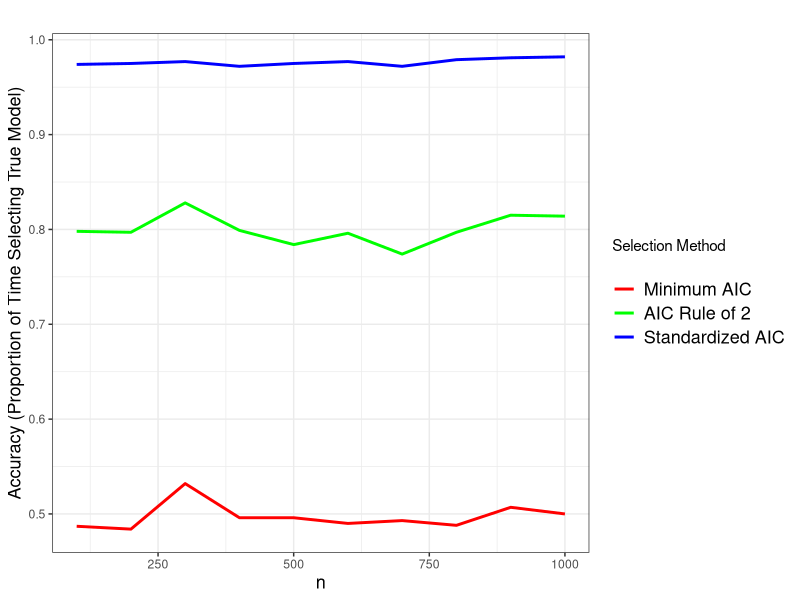
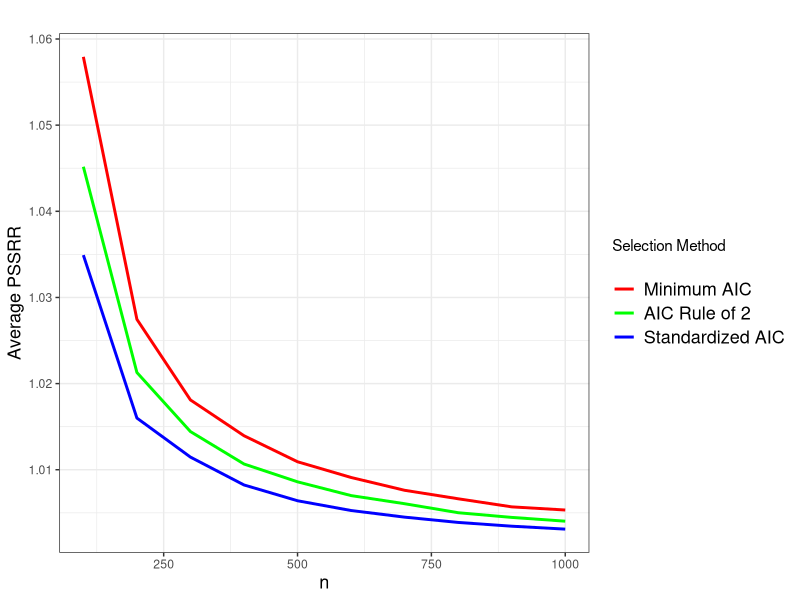
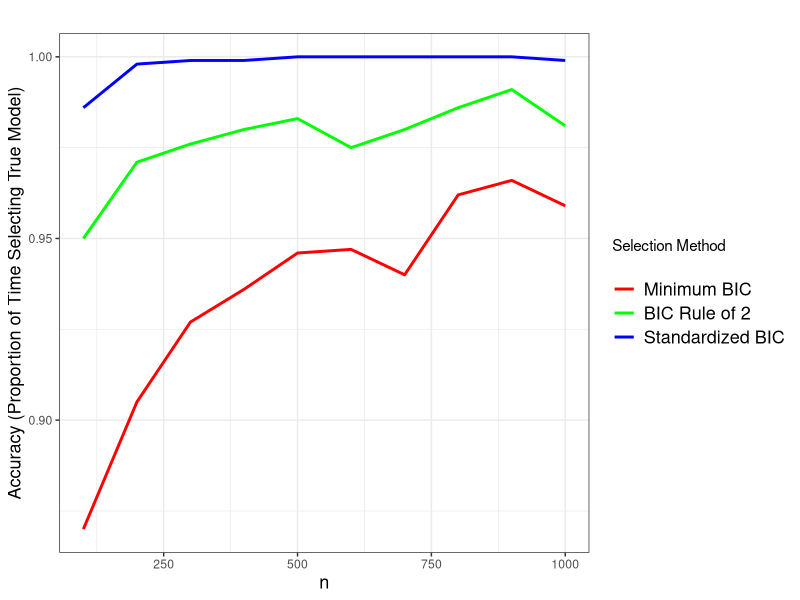
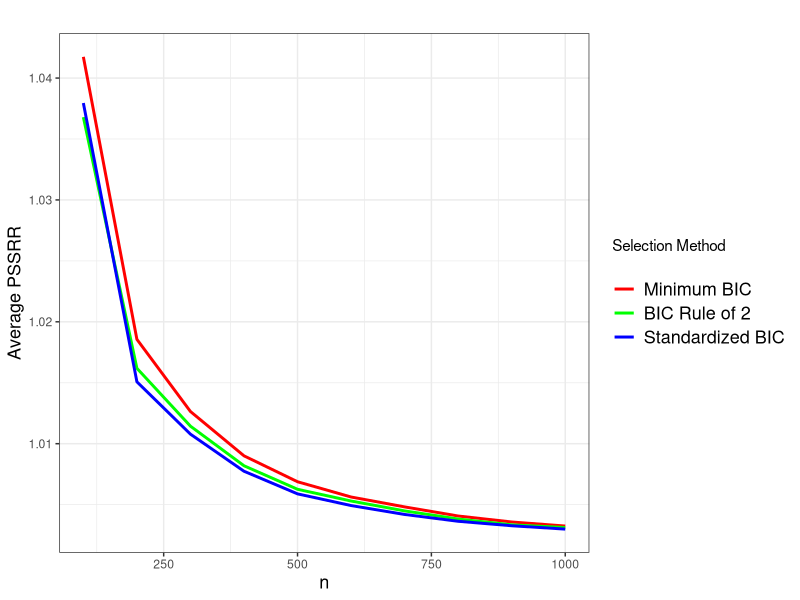
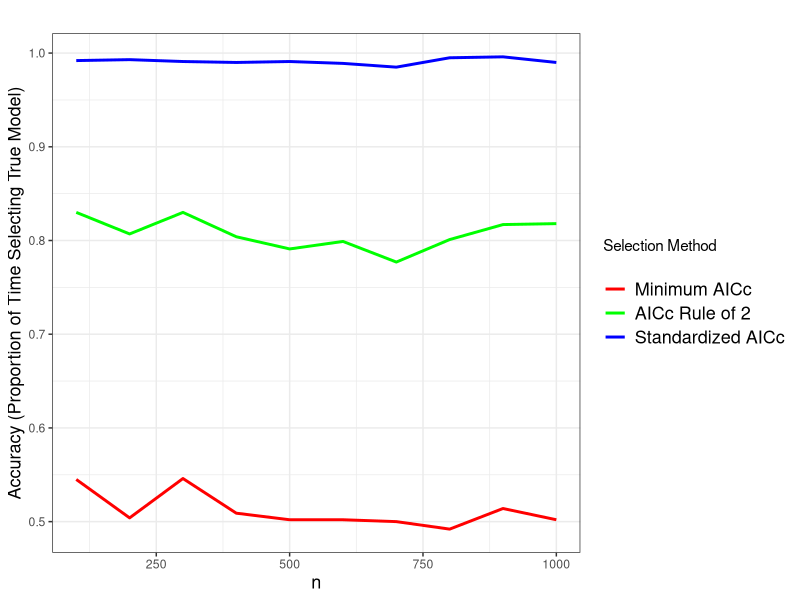
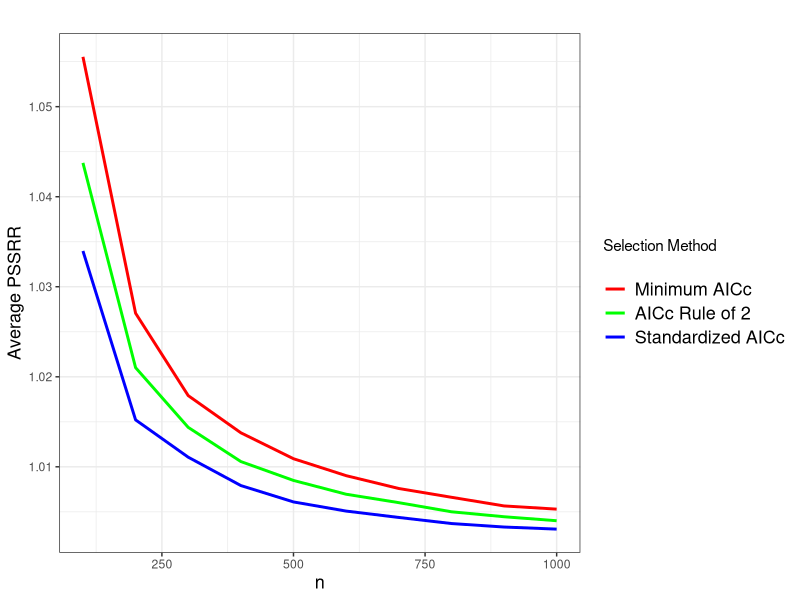
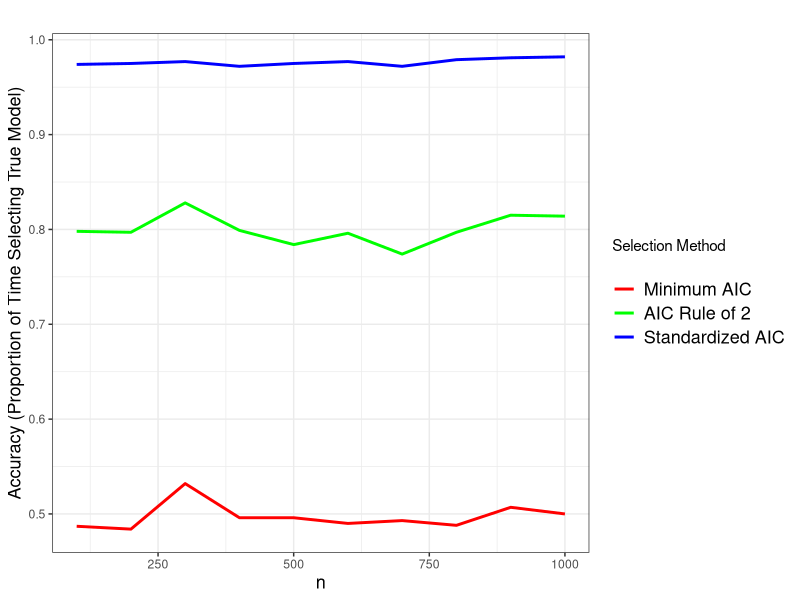
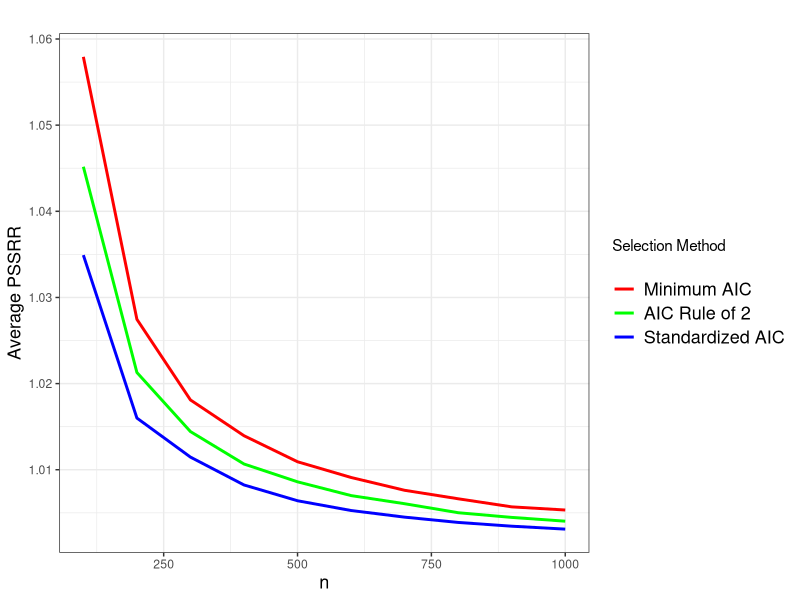

Source code (R) for these figures, in order:
## ---- chunk 1
knitr::opts_chunk$set(echo = TRUE)
#Prepare Julia to be called within this script 
#Local machine - Julia is in path
#system("julia sim1_stand_ICs_lin_reg.jl")
#HPC - need to do some trickery
#system("cd /Users/skoeneman/Julia/julia-1.8.1/bin; julia comp_sims_template.jl")

#For some plotting and organizational features
library(tidyverse)
library(ggplot2)
library(reshape2)
## ---- chunk 2

#Save our plot data
plot_data <- read.csv("../data/plot_data_sim1.csv")

############################
### AIC plots and tables ###
############################

###Tables###

#Accuracy table
print(plot_data[,c(1,5:7)])

#Prediction table
print(plot_data[,c(1,2:4)])

###Plots###

#Accuracy plot
tall <- melt(plot_data[,c(1,5:7)], id.vars="n")
p <- ggplot(tall, aes(n,value,col=variable)) +
  geom_line(size = 1.0) +
  labs(title = "",
       x = "n",
       y = "Accuracy (Proportion of Time Selecting True Model)",
       color = "Selection Method\n") +
  scale_color_manual(labels = c("Minimum AIC", "AIC Rule of 2", "Standardized AIC"),
                     values = c("red", "green", "blue")) +
  theme_bw() +
  theme(axis.title = element_text(size = 13)) +
  theme(legend.text = element_text(size = 13)) 
p
ggsave("../figures/sim1_AIC_accuracy_plot.pdf")

#Prediction plot
tall <- melt(plot_data[,c(1,2:4)], id.vars="n")
p <- ggplot(tall, aes(n,value,col=variable)) +
  geom_line(size = 1.0) +
  labs(title = "",
       x = "n",
       y = "Average PSSRR",
       color = "Selection Method\n") +
  scale_color_manual(labels = c("Minimum AIC", "AIC Rule of 2", "Standardized AIC"),
                     values = c("red", "green", "blue")) +
  theme_bw() +
  theme(axis.title = element_text(size = 13)) +
  theme(legend.text = element_text(size = 13)) 
p
ggsave("../figures/sim1_AIC_prediction_plot.pdf")


############################
### BIC plots and tables ###
############################

###Tables###

#Accuracy table
print(plot_data[,c(1,11:13)])

#Prediction table
print(plot_data[,c(1,8:10)])

###Plots###

#Accuracy plot
tall <- melt(plot_data[,c(1,11:13)], id.vars="n")
p <- ggplot(tall, aes(n,value,col=variable)) +
  geom_line(size = 1.0) +
  labs(title = "",
       x = "n",
       y = "Accuracy (Proportion of Time Selecting True Model)",
       color = "Selection Method\n") +
  scale_color_manual(labels = c("Minimum BIC", "BIC Rule of 2", "Standardized BIC"),
                     values = c("red", "green", "blue")) +
  theme_bw() +
  theme(axis.title = element_text(size = 13)) +
  theme(legend.text = element_text(size = 13)) 
p
ggsave("../figures/sim1_BIC_accuracy_plot.pdf")

#Prediction plot
tall <- melt(plot_data[,c(1,8:10)], id.vars="n")
p <- ggplot(tall, aes(n,value,col=variable)) +
  geom_line(size = 1.0) +
  labs(title = "",
       x = "n",
       y = "Average PSSRR",
       color = "Selection Method\n") +
  scale_color_manual(labels = c("Minimum BIC", "BIC Rule of 2", "Standardized BIC"),
                     values = c("red", "green", "blue")) +
  theme_bw() +
  theme(axis.title = element_text(size = 13)) +
  theme(legend.text = element_text(size = 13)) 
p
ggsave("../figures/sim1_BIC_prediction_plot.pdf")

#############################
### AICc plots and tables ###
#############################

###Tables###

#Accuracy table
print(plot_data[,c(1,17:19)])

#Prediction table
print(plot_data[,c(1,14:16)])

###Plots###

#Accuracy plot
tall <- melt(plot_data[,c(1,17:19)], id.vars="n")
p <- ggplot(tall, aes(n,value,col=variable)) +
  geom_line(size = 1.0) +
  labs(title = "",
       x = "n",
       y = "Accuracy (Proportion of Time Selecting True Model)",
       color = "Selection Method\n") +
  scale_color_manual(labels = c("Minimum AICc", "AICc Rule of 2", "Standardized AICc"),
                     values = c("red", "green", "blue")) +
  theme_bw() +
  theme(axis.title = element_text(size = 13)) +
  theme(legend.text = element_text(size = 13)) 
p
ggsave("../figures/sim1_AICc_accuracy_plot.pdf")

#Prediction plot
tall <- melt(plot_data[,c(1,14:16)], id.vars="n")
p <- ggplot(tall, aes(n,value,col=variable)) +
  geom_line(size = 1.0) +
  labs(title = "",
       x = "n",
       y = "Average PSSRR",
       color = "Selection Method\n") +
  scale_color_manual(labels = c("Minimum AICc", "AICc Rule of 2", "Standardized AICc"),
                     values = c("red", "green", "blue")) +
  theme_bw() +
  theme(axis.title = element_text(size = 13)) +
  theme(legend.text = element_text(size = 13)) 
p
ggsave("../figures/sim1_AICc_prediction_plot.pdf")





